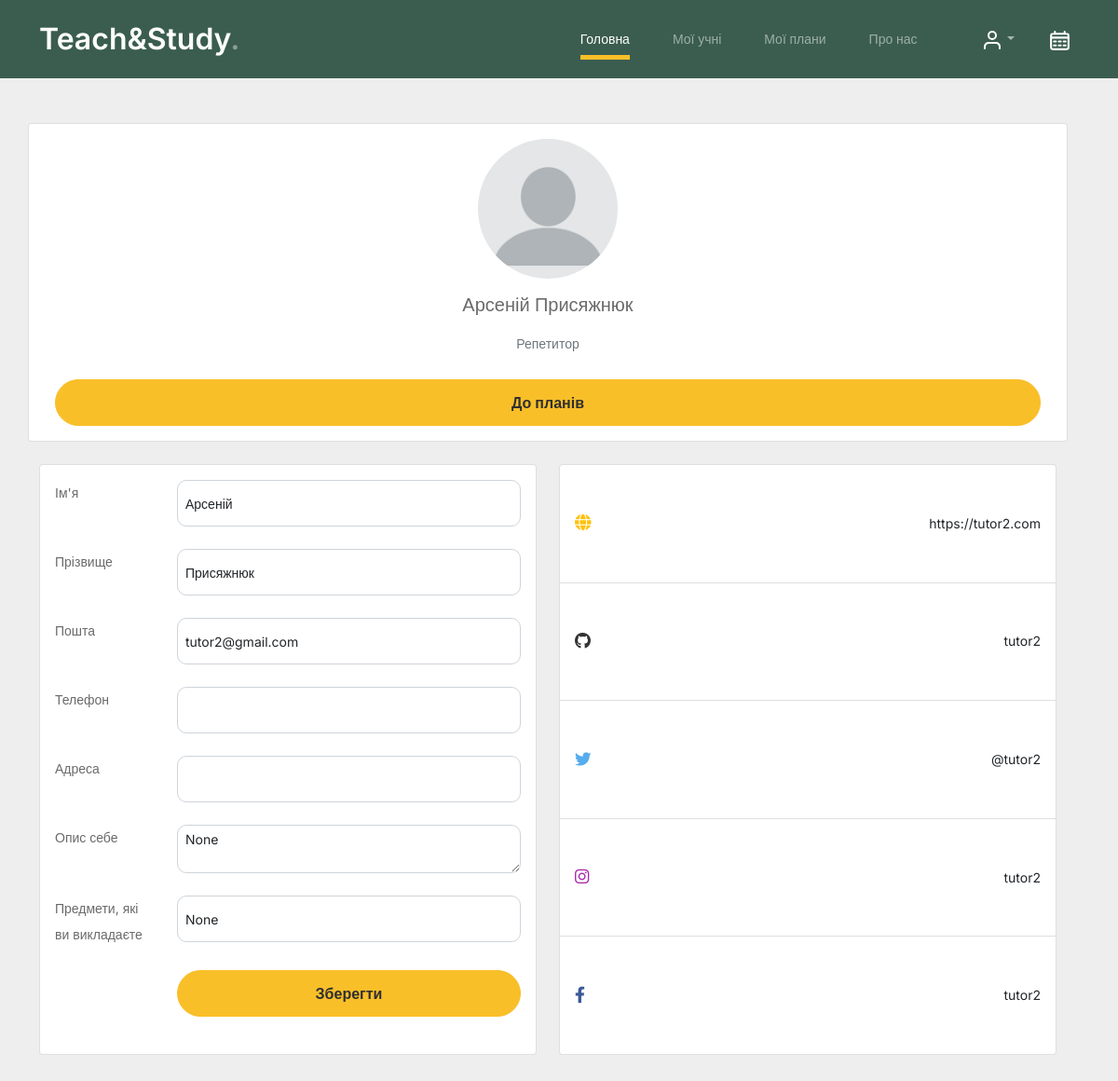
The page /profile (signed in) on the database its author committed.
### website/models.py (models this page shows)
class User(db.Model, UserMixin):
    id = db.Column(db.Integer, primary_key=True)
    email = db.Column(db.String(150), unique=True)
    password = db.Column(db.String(150))
    first_name = db.Column(db.String(150))
    last_name = db.Column(db.String(150))
    address = db.Column(db.String(200))
    phone = db.Column(db.String(10), unique=True)
    date_added = db.Column(db.DateTime(timezone=True), default = func.now())
    is_student = db.Column(db.Boolean)
    is_tutor = db.Column(db.Boolean)
    notes = db.relationship('Note')
    student = db.relationship('Student', uselist=False, back_populates='user')
    tutor = db.relationship('Tutor', uselist=False, back_populates='user')

class Tutor(db.Model):
    id = db.Column(db.Integer, primary_key=True)
    user_id = db.Column(db.Integer, db.ForeignKey('user.id'), unique=True)
    description = db.Column(db.String)
    subjects = db.Column(db.String)
    user = db.relationship('User', back_populates='tutor')
    curriculums = db.relationship('Curriculum')
    calendars = db.relationship('Calendar')

### website/views.py (the view, shortened to what this page needs)
@views.route('/profile', methods=['GET', 'POST'])
@login_required
def profile():
    tutor = None
    if current_user.is_tutor == True:
        tutor = Tutor.query.filter_by(user_id = current_user.id).first()
    return render_template("profile.html", user=current_user, tutor = tutor)

### website/__init__.py (called while the page is built)
def create_app():
    app = Flask(__name__)
    app.config['SECRET_KEY'] = 'hjshjhdjah kjshkjdhjs'
    app.config['SQLALCHEMY_DATABASE_URI'] = f'sqlite:///{DB_NAME}'
    db.init_app(app)
    from .views import views
    from .auth import auth
    app.register_blueprint(views, url_prefix='/')
    app.register_blueprint(auth, url_prefix='/')
    from .models import User, Note
    with app.app_context():
        db.create_all()
        print('db created')
    login_manager = LoginManager()
    login_manager.login_view = 'auth.login'
    login_manager.init_app(app)
    @login_manager.user_loader
    def load_user(id):
        return User.query.get(int(id))
    return app

### website/templates/profile.html (shortened to what this page needs)
{% extends "base.html" %} {% block title %}Профіль{% endblock %}
{% block content %}
<section style="background-color: #eee;">
    <div class="container py-5">
      <div class="row">
        <div class="row">
          <div class="card mb-4">
            <div class="card-body text-center">
              <img src="../static/images/blank-profile-picture.png" alt="avatar"
                class="rounded-circle img-fluid" style="width: 150px;">
              <h5 class="my-3">{{user.first_name}} {{user.last_name}}</h5>
              <p class="text-muted mb-1">
                {% if user.is_student == True%}
                  Учень
                {% else %}
                  Репетитор
                {% endif %}
              </p>
              {% if user.is_student %}
                <a class="btn btn-m btn-secondary" style="width: 100%;">До журналу оцінок</a>
              {% else %}
                <a class="btn btn-m btn-secondary" href="/curriculum"  style="width: 100%;" >До планів</a>
              {% endif %}
            </div>
          </div>
          </div>
        <div class="row mb-4">
              <div class="col-lg-6">
                <div class="card mb-4"style="height: 100%; width: 100%;">
                  <div class="card-body">
                  <form id="userDataForm" method="POST">
                    <div class="row form-outline mb-4">
                      <div class="col-3">
                        <label for="first_name">Ім'я</label>
                      </div>
                      <div class="col-9">
                        <input class="form-control form-control-sm" type="text" id="first_name" name="first_name" style="width: 100%;" value="{{user.first_name}}">
                      </div>
                    </div>
                    <div class="row form-outline mb-4">
                      <div class="col-3">
                        <label for="last_name">Прізвище</label>
                      </div>
                      <div class="col-9">
                        <input class="form-control form-control-sm" type="text" id="last_name" name="last_name" style="width: 100%;" value="{{user.last_name}}">
                      </div>
                    </div>
                    <div class="row form-outline mb-4">
                      <div class="col-3">
                        <label for="email">Пошта</label>
                      </div>
                      <div class="col-9">
                        <input class="form-control form-control-sm" type="text" id="email" name="email" style="width: 100%;" value="{{user.email}}">
                      </div>
                    </div>
                    <div class="row form-outline mb-4">
                      <div class="col-3">
                        <label for="phone">Телефон</label>
                      </div>
                      <div class="col-9">
                        <input class="form-control form-control-sm" type="text" id="phone" name="phone" style="width: 100%;" value="{% if user.phone != None %}{{user.phone}}{% endif %}">
                      </div>
                    </div>
                    <div class="row form-outline mb-4">
                      <div class="col-3">
                        <label for="address">Адреса</label>
                      </div>
                      <div class="col-9">
                        <input class="form-control form-control-sm" type="text" id="address" name="address" style="width: 100%;" value="{% if user.address != None %}{{user.address}}{% endif %}">
                      </div>
                    </div>
                    {% if user.is_tutor %}
                      <div class="row form-outline mb-4">
                        <div class="col-3">
                          <label for="description">Опис себе</label>
                        </div>
                        <div class="col-9">
                          <textarea class="form-control form-control-sm" type="text" id="description" name="description" style="width: 100%;">{{tutor.description}}</textarea>
                        </div>
                      </div>
                      <div class="row form-outline mb-4">
                        <div class="col-3">
                          <label for="subjects">Предмети, які ви викладаєте</label>
                        </div>
                        <div class="col-9">
                          <input class="form-control form-control-sm" type="text" id="subjects" name="subjects" value="{{tutor.subjects}}" placeholder="Через крапку з комою, наприклад 'Англійська; Математика'" style="width: 100%;">
                        </div>
                      </div>
                    {% endif %}
                    <div class="row justify-content-end">
                      <div class="col-9">
                        <button class="btn btn-m btn-secondary" style="width: 100%;" type="submit">Зберегти</button>
                      </div>
                    </div>
                </form>
              </div>
            </div>
          </div>
          <div class="col-lg-6">
            <div class="card mb-4 mb-lg-0" style="height: 100%; width: 100%;">
              <div class="card-body p-0">
                <ul class="list-group list-group-flush rounded-3 d-flex flex-column" style="height: 100%;">
                  <li class="list-group-item d-flex justify-content-between align-items-center p-3 flex-grow-1">
                    <p class="mb-0">https://{{user.email.split('@')[0]}}.com</p>
                  </li>
                  <li class="list-group-item d-flex justify-content-between align-items-center p-3 flex-grow-1">
                    <p class="mb-0">{{user.email.split('@')[0]}}</p>
                  </li>
                  <li class="list-group-item d-flex justify-content-between align-items-center p-3 flex-grow-1">
                    <p class="mb-0">@{{user.email.split('@')[0]}}</p>
                  </li>
                  <li class="list-group-item d-flex justify-content-between align-items-center p-3 flex-grow-1">
                    <p class="mb-0">{{user.email.split('@')[0]}}</p>
                  </li>
                  <li class="list-group-item d-flex justify-content-between align-items-center p-3 flex-grow-1">
                    <p class="mb-0">{{user.email.split('@')[0]}}</p>
                  </li>
                </ul>
              </div>
            </div>
          </div>
        </div>
      </div>
    </div>
  </section>
{% endblock %}

### website/static/css/style.css (style rules this page uses)
body { overflow-x: hidden; position: relative; }
body { font-family: "Inter", sans-serif; font-weight: 400; line-height: 28px; color: #6a6a6a; font-size: 14px; background-color: #eff2f1; }
a { text-decoration: none; -webkit-transition: .3s all ease; -o-transition: .3s all ease; transition: .3s all ease; color: #2f2f2f; text-decoration: underline; }
.btn { font-weight: 600; padding: 12px 30px; border-radius: 30px; color: #ffffff; background: #2f2f2f; border-color: #2f2f2f; }
.btn.btn-secondary { color: #2f2f2f; background: #f9bf29; border-color: #f9bf29; }
.form-control { height: 50px; border-radius: 10px; font-family: "Inter", sans-serif; }
textarea { height: auto !important; }
html, body { min-height:100%; }
body { height:100vh; }

### rows shown on the page
User: first_name "Арсеній", last_name "Присяжнюк", email "tutor2@gmail.com", email "tutor2"
Tutor: description "None", subjects "None"
